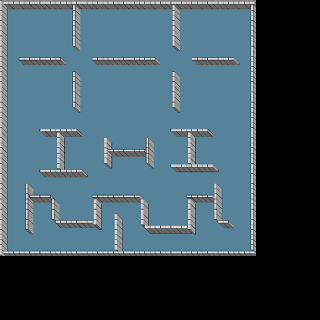

This game map was drawn from its Tiled (.tmx) file and the tilesets committed beside it. A one-line description and the trimmed map source follow:
An orthogonal 10x10 tile map with 32x32 px tiles, 1 tile layer (块层 1) and 14 objects (wall1, wall2, wall3, wall4, wall5, ...).

<map version="1.0" orientation="orthogonal" renderorder="right-down" width="10" height="10" tilewidth="32" tileheight="32">
 <tileset firstgid="1" name="arrowmap" tilewidth="32" tileheight="32">
  <image source="map.png" width="260" height="260" />
 </tileset>
 <layer name="块层 1" width="10" height="10">
  <data>[100 cells, 64 non-empty, 64 distinct tile ids]</data>
 </layer>
 <objectgroup name="对象层 1">
  <object name="wall1" x="0.5" y="0.5">
   <polyline points="0,0 254.5,1 254.5,254 251.5,254 249.5,8.5 8,7.5 6,250.5 250.5,251.5" />
  </object>
  <object name="wall2" x="79.5" y="7">
   <polyline points="0,0 -0.5,41.5 -6.5,39.5 -6,1.5" />
  </object>
  <object name="wall3" x="172.5" y="9.5">
   <polyline points="0,0 -0.5,37 4.5,41 6.5,40 7,-0.5" />
  </object>
  <object name="wall4" x="191.5" y="58">
   <polyline points="0,0 41.5,0 46.5,4.5 5.5,6.5 0,0" />
  </object>
  <object name="wall5" x="92.5" y="58">
   <polyline points="0,0 62.5,0 66.5,5 4.5,6.5 0,1" />
  </object>
  <object name="wall6" x="19" y="57.5">
   <polyline points="0,0 41,0 47.5,6.5 5,8 0,0.5" />
  </object>
  <object name="wall7" x="73" y="71.5">
   <polyline points="0,0 0.5,34.5 7,39.5 8,4.5 1.5,0.5" />
  </object>
  <object name="wall8" x="173" y="72.5">
   <polyline points="0,0 0,33 5.5,39.5 7.5,4.5 0,-1" />
  </object>
  <object name="wall9" x="170.5" y="130">
   <polyline points="0,0 37,-1 42,5 25,6.5 25,33.5 42,34.5 48.5,40.5 6,42.5 0.5,35 17.5,34 18,6.5 4.5,6.5 0.5,0" />
  </object>
  <object name="wall10" x="215" y="184">
   <polyline points="0,0 7,6 6.5,36.5 12,36.5 17,41 17.5,43.5 7,43.5 -0.5,35.5 -1.5,18 -19.5,18.5 -20,49 -64.5,49.5 -74,41.5 -74,19 -113.5,19 -114,43.5 -155,44 -163.5,35 -163.5,18 -182,18 -182,47 -185,50.5 -190,46 -189.5,-0.5 -182.5,3.5 -182.5,10 -164,11 -155.5,21.5 -156,36 -122,36 -123,12 -75.5,10.5 -67,20.5 -67,41.5 -28,41 -28.5,10 -2,11 0.5,0 6.5,6" />
  </object>
  <object name="wall11" x="114.5" y="212.5">
   <polyline points="0,0 8,7 8,38" />
  </object>
  <object name="wall12" x="114.5" y="212">
   <polyline points="0,0 -1,39.5" />
  </object>
  <object name="wall13" x="104" y="137.5">
   <polyline points="0,0 8,6 7.5,10.5 40.5,11.5 42,0.5 49.5,4 50,29.5 42.5,24.5 42,19.5 6.5,18.5 7,29.5 -0.5,25.5 0.5,0" />
  </object>
  <object name="wall14" x="39" y="129">
   <polyline points="0,0 37,-1 43,6.5 26,8 26,40 42.5,40.5 48,46.5 5,48 1,41.5 17,40 17.5,6.5 6.5,8 -0.5,0" />
  </object>
 </objectgroup>
</map>
